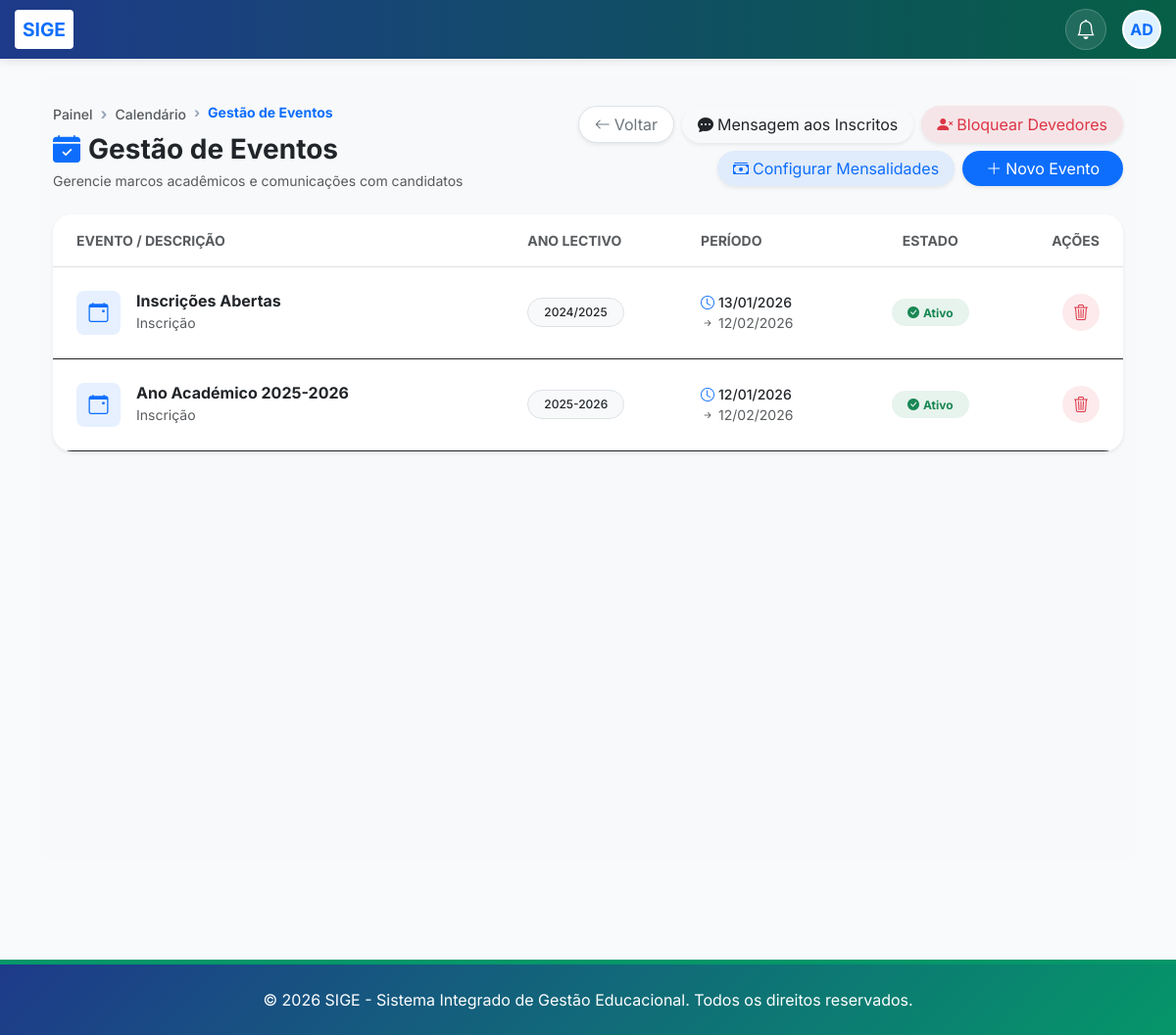
The app's page /gestao-eventos/ (signed in) with its own data.
### core/models.py (models this page shows, shortened)
class EventoCalendario(models.Model):
    TIPO_EVENTO_CHOICES = [
        ('INSCRICAO', 'Inscrição'),
        ('LISTA_INSCRITOS', 'Publicação da Lista de Inscritos'),
        ('EXAME_ACESSO', 'Exame de Acesso/Admissão'),
        ('PROVAS_ADMISSAO', 'Realização das Provas de Admissão'),
        ('CONSULTA_INDIVIDUAL', 'Consultas da Lista Individual'),
        ('RESULTADOS_ADMISSAO', 'Publicação de Resultados (Admissão)'),
        ('MATRICULA', 'Matrícula'),
        ('PROVA_PARCELAR_1', '1ª Prova Parcelar'),
        ('PROVA_PARCELAR_2', '2ª Prova Parcelar'),
        ('EXAME', 'Exame'),
        ('RECURSO', 'Recurso'),
        ('EXAME_ESPECIAL', 'Exame Especial/Época Especial'),
        ('FERIAS', 'Férias'),
        ('OUTRO', 'Outro'),
    ]
    ESTADO_CHOICES = [
        ('ATIVO', 'Ativo'),
        ('ENCERRADO', 'Encerrado'),
    ]
    ano_lectivo = models.ForeignKey(AnoAcademico, on_delete=models.CASCADE, related_name='eventos', verbose_name="Ano Lectivo")
    tipo_evento = models.CharField(max_length=20, choices=TIPO_EVENTO_CHOICES, verbose_name="Tipo de Evento")
    descricao = models.CharField(max_length=255, verbose_name="Descrição")
    data_inicio = models.DateField(verbose_name="Data de Início")
    data_fim = models.DateField(verbose_name="Data de Fim")
    estado = models.CharField(max_length=20, choices=ESTADO_CHOICES, default='ATIVO', verbose_name="Estado")
    class Meta:
        verbose_name = "Evento de Calendário"
        verbose_name_plural = "Eventos de Calendário"
        ordering = ['data_inicio']
    def esta_ocorrendo(self):
        hoje = timezone.now().date()
        return self.estado == 'ATIVO' and self.data_inicio <= hoje <= self.data_fim

class AnoAcademico(models.Model):
    ESTADO_CHOICES = [
        ('PLANEADO', 'Planeado'),
        ('ATIVO', 'Ativo'),
        ('ENCERRADO', 'Encerrado'),
    ]
    codigo = models.CharField(max_length=20, unique=True, verbose_name="Código (ex: 2024/2025)", default="0000/0000")
    descricao = models.CharField(max_length=255, verbose_name="Descrição", default="Ano Académico")
    data_inicio = models.DateField(verbose_name="Data de Início", default=timezone.now)
    data_fim = models.DateField(verbose_name="Data de Fim", default=timezone.now)
    estado = models.CharField(max_length=20, choices=ESTADO_CHOICES, default='PLANEADO', verbose_name="Estado")
    ano_atual = models.BooleanField(default=False, verbose_name="Ano Atual")
    cobrar_propinas = models.BooleanField(default=True, verbose_name="Cobrar Propinas/Mensalidades")
    dia_pagamento_limite = models.PositiveIntegerField(default=10, verbose_name="Dia Limite de Pagamento (sem multa)")
    dia_inicio_multa = models.PositiveIntegerField(default=11, verbose_name="Dia de Início da Multa")
    percentagem_multa_inicial = models.DecimalField(max_digits=5, decimal_places=2, default=10.00, verbose_name="% Multa Inicial")
    percentagem_multa_diaria = models.DecimalField(max_digits=5, decimal_places=2, default=1.00, verbose_name="% Multa Diária Adicional")
    dia_limite_multa = models.PositiveIntegerField(default=30, verbose_name="Dia Limite para Pagamento com Multa")
    dia_bloqueio_estudante = models.PositiveIntegerField(default=15, verbose_name="Dia de Bloqueio Automático")
    bloquear_estudante_atrasado = models.BooleanField(default=True, verbose_name="Bloquear Estudante em Atraso")
    bloqueado_por_divida = models.BooleanField(default=False, verbose_name="Bloqueado por Dívida")
    criado_por = models.ForeignKey(User, on_delete=models.SET_NULL, null=True, blank=True, verbose_name="Criado por")
    data_criacao = models.DateTimeField(auto_now_add=True, verbose_name="Data de Criação")
    class Meta:
        verbose_name = "Ano Académico"
        verbose_name_plural = "Anos Académicos"
        ordering = ['-data_inicio']

### core/views.py (the view, shortened to what this page needs)
# urls.py: path('gestao-eventos/', views.gestao_eventos, name='gestao_eventos'),
@login_required
def gestao_eventos(request):
    from .models import EventoCalendario, AnoAcademico, Inscricao
    eventos = EventoCalendario.objects.all().order_by('-data_inicio')
    anos = AnoAcademico.objects.filter(estado='ATIVO')
    total_inscritos = Inscricao.objects.count()
    context = {
        'eventos': eventos,
        'anos': anos,
        'tipos_evento': EventoCalendario.TIPO_EVENTO_CHOICES,
        'total_inscritos': total_inscritos,
        'active': 'eventos'
    }
    return render(request, 'core/gestao_eventos_view.html', context)

### core/context_processors.py (called while the page is built)
def subscricao_context(request):
    if not request.user.is_authenticated:
        return {}
    subscricao = Subscricao.objects.filter(estado__in=['ativo', 'teste']).first()
    return {'subscricao': subscricao}

def global_academic_context(request):
    config = ConfiguracaoEscola.objects.first()
    context = {
        'config': config
    }
    if request.user.is_authenticated:
        ano_id = request.session.get('ano_academico_id')
        if ano_id:
            ano_atual = AnoAcademico.objects.filter(id=ano_id).first()
        else:
            ano_atual = AnoAcademico.get_atual()
            if ano_atual:
                request.session['ano_academico_id'] = ano_atual.id
        semestre_atual = None
        if ano_atual:
            semestre_atual = ano_atual.semestres.filter(ativo=True).first()
        perfil = PerfilUsuario.objects.filter(user=request.user).first()
        context.update({
            'ano_atual': ano_atual,
            'semestre_atual': semestre_atual,
            'user_perfil': perfil
        })
    return context

### core/templates/core/gestao_eventos_view.html (shortened to what this page needs)
{% extends 'core/base.html' %}
{% load static %}
{% block content %}
<div class="container-fluid py-4 bg-light min-vh-100">
    <div class="row mb-4 align-items-center">
        <div class="col-lg-5 mb-3 mb-lg-0">
            <nav aria-label="breadcrumb">
                <ol class="breadcrumb bg-transparent p-0 mb-2">
                    <li class="breadcrumb-item"><a href="{% url 'painel_principal' %}" class="text-decoration-none text-muted">Painel</a></li>
                    <li class="breadcrumb-item"><a href="{% url 'cronograma_academico' %}" class="text-decoration-none text-muted">Calendário</a></li>
                    <li class="breadcrumb-item active fw-bold text-primary">Gestão de Eventos</li>
                </ol>
            </nav>
            <h1 class="h3 fw-bold mb-1"><i class="bi bi-calendar-check-fill text-primary me-2"></i>Gestão de Eventos</h1>
            <p class="text-muted small mb-0">Gerencie marcos acadêmicos e comunicações com candidatos</p>
        </div>
        <div class="col-lg-7 d-flex justify-content-lg-end gap-2 flex-wrap">
            <a href="{% url 'cronograma_academico' %}" class="btn btn-white border shadow-sm rounded-pill px-3">
                <i class="bi bi-arrow-left me-1"></i>Voltar
            </a>
            <button type="button" class="btn btn-soft-info rounded-pill px-3 shadow-sm border-0" data-bs-toggle="modal" data-bs-target="#mensagemInscritosModal">
                <i class="bi bi-chat-dots-fill me-1"></i>Mensagem aos Inscritos
            </button>
            <button type="button" class="btn btn-soft-danger rounded-pill px-3 shadow-sm border-0" data-bs-toggle="modal" data-bs-target="#bloquearDevedoresModal">
                <i class="bi bi-person-x-fill me-1"></i>Bloquear Devedores
            </button>
            <button type="button" class="btn btn-soft-primary rounded-pill px-3 shadow-sm border-0" data-bs-toggle="modal" data-bs-target="#configPropinaModal">
                <i class="bi bi-cash-stack me-1"></i>Configurar Mensalidades
            </button>
            <button type="button" class="btn btn-primary rounded-pill px-4 shadow-sm border-0" data-bs-toggle="modal" data-bs-target="#novoEventoModal">
                <i class="bi bi-plus-lg me-1"></i>Novo Evento
            </button>
        </div>
    </div>
    <div class="card border-0 shadow-sm overflow-hidden" style="border-radius: 20px;">
        <div class="card-body p-0">
            <div class="table-responsive">
                <table class="table table-hover align-middle mb-0">
                    <thead class="bg-gray-50 border-bottom">
                        <tr>
                            <th class="ps-4 py-3 text-uppercase small fw-bold text-muted">Evento / Descrição</th>
                            <th class="py-3 text-uppercase small fw-bold text-muted">Ano Lectivo</th>
                            <th class="py-3 text-uppercase small fw-bold text-muted">Período</th>
                            <th class="py-3 text-uppercase small fw-bold text-muted text-center">Estado</th>
                            <th class="pe-4 py-3 text-uppercase small fw-bold text-muted text-end">Ações</th>
                        </tr>
                    </thead>
                    <tbody class="border-0">
                        {% for evento in eventos %}
                        <tr class="transition-all hover-bg-light">
                            <td class="ps-4 py-4">
                                <div class="d-flex align-items-center">
                                    <div class="icon-shape bg-primary-soft text-primary rounded-3 me-3 d-flex align-items-center justify-content-center" style="width: 45px; height: 45px;">
                                        <i class="bi bi-calendar-event fs-5"></i>
                                    </div>
                                    <div>
                                        <h6 class="mb-0 fw-bold">{{ evento.descricao }}</h6>
                                        <span class="text-muted small">{{ evento.get_tipo_evento_display }}</span>
                                    </div>
                                </div>
                            </td>
                            <td class="py-4">
                                <span class="badge bg-light text-dark border fw-medium rounded-pill px-3 py-2">
                                    {{ evento.ano_lectivo.codigo }}
                                </span>
                            </td>
                            <td class="py-4">
                                <div class="small">
                                    <div class="text-dark fw-medium"><i class="bi bi-clock me-1 text-primary"></i>{{ evento.data_inicio|date:"d/m/Y" }}</div>
                                    <div class="text-muted"><i class="bi bi-arrow-right-short me-1"></i>{{ evento.data_fim|date:"d/m/Y" }}</div>
                                </div>
                            </td>
                            <td class="py-4 text-center">
                                {% if evento.esta_ocorrendo %}
                                <span class="badge bg-success-soft text-success rounded-pill px-3 py-2 fw-bold">
                                    <i class="bi bi-check-circle-fill me-1"></i>Ativo
                                </span>
                                {% else %}
                                <span class="badge bg-warning-soft text-warning rounded-pill px-3 py-2 fw-bold">
                                    <i class="bi bi-pause-fill me-1"></i>Inativo
                                </span>
                                {% endif %}
                            </td>
                            <td class="pe-4 py-4 text-end">
                                <button type="button" class="btn btn-icon btn-soft-danger rounded-circle"
                                        data-bs-toggle="modal" data-bs-target="#confirmDeleteModal"
                                        data-evento-id="{{ evento.id }}"
                                        data-evento-nome="{{ evento.descricao }}">
                                    <i class="bi bi-trash3"></i>
                                </button>
                            </td>
                        </tr>
                        {% endfor %}
                    </tbody>
                </table>
            </div>
        </div>
    </div>
</div>
{% endblock %}

### core/templates/core/base.html (style rules this page uses)
:root { --primary-color: #1e3a8a; --secondary-color: #059669; --accent-color: #f59e0b; --light-bg: #f8fafc; }
html, body { height: 100%; margin: 0; padding: 0; }
body { font-family: 'Inter', sans-serif; background-color: #f8fafc; display: flex; flex-direction: column; min-height: 100vh; }
.card { transition: transform 0.3s; height: 100%; border-radius: 15px; border: none; box-shadow: 0 4px 6px rgba(0,0,0,0.05); }
.breadcrumb { background: transparent; padding: 0; margin-bottom: 1rem; }
.breadcrumb-item + .breadcrumb-item::before { content: "›"; color: #94a3b8; font-weight: bold; }
.breadcrumb-item a { color: #64748b; text-decoration: none; transition: color 0.2s; font-size: 0.875rem; font-weight: 500; }
.breadcrumb-item.active { color: #1e293b; font-weight: 600; font-size: 0.875rem; }

### core/templates/core/gestao_eventos_view.html (style rules this page uses)
.bg-primary-soft { background-color: rgba(13, 110, 253, 0.1); }
.bg-success-soft { background-color: rgba(25, 135, 84, 0.1); }
.btn-soft-primary { background-color: rgba(13, 110, 253, 0.1); color: #0d6efd; transition: all 0.3s; }
.btn-soft-danger { background-color: rgba(220, 53, 69, 0.1); color: #dc3545; transition: all 0.3s; }
.btn-white { background-color: white; color: #6c757d; }
.btn-icon { width: 38px; height: 38px; padding: 0; display: inline-flex; align-items: center; justify-content: center; border: none; transition: all 0.2s; }
.transition-all { transition: all 0.2s ease-in-out; }
.bg-gray-50 { background-color: #fcfcfd; }
.icon-shape { flex-shrink: 0; }

### records on screen
EventoCalendario: descricao "Inscrições Abertas", tipo_evento "Inscrição", ano_lectivo.codigo "2024/2025", data_inicio "13/01/2026", data_fim "12/02/2026", estado "Ativo"
EventoCalendario: descricao "Ano Académico 2025-2026", tipo_evento "Inscrição", ano_lectivo.codigo "2025-2026", data_inicio "12/01/2026", data_fim "12/02/2026", estado "Ativo"
